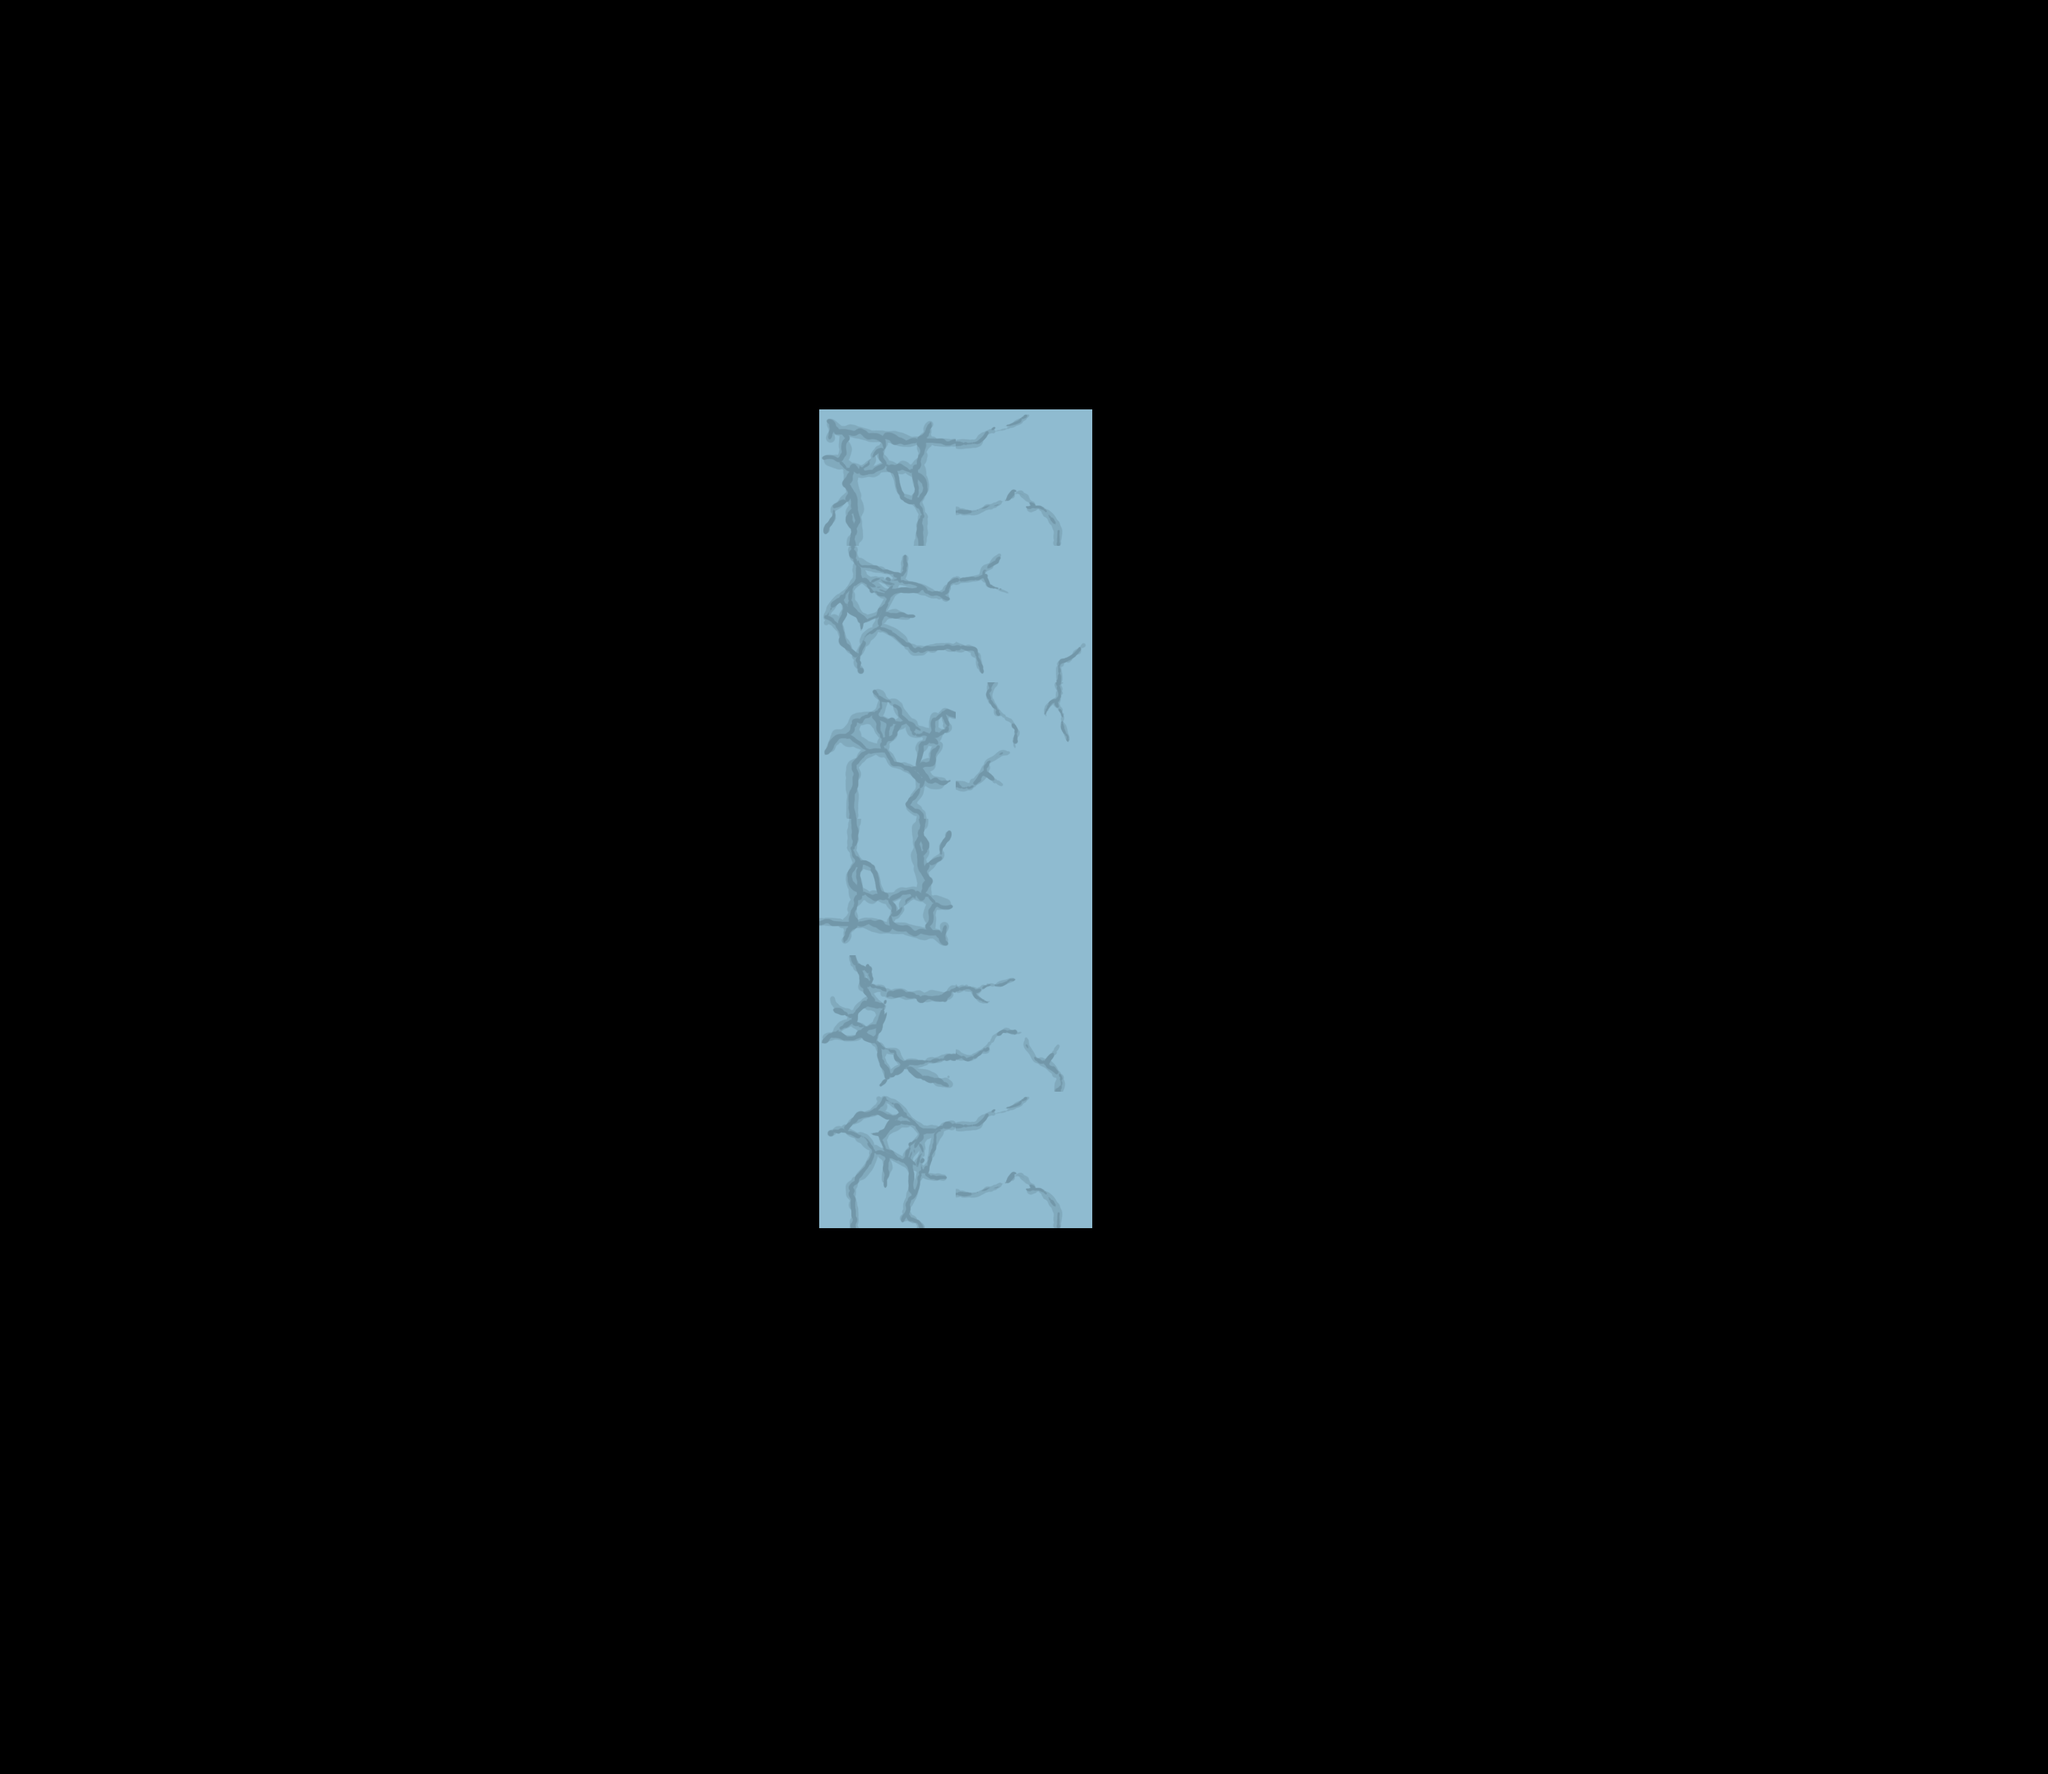

Below is a game level as drawn by its tile map, then a one-line description and the .tmx that defines it (tile-layer data replaced by summaries):
An orthogonal 15x13 tile map with 200x200 px tiles, 1 tile layer (Calque de Tile 1).

<map version="1.0" orientation="orthogonal" renderorder="right-down" width="15" height="13" tilewidth="200" tileheight="200" nextobjectid="1">
 <tileset firstgid="1" name="Gonfli" tilewidth="200" tileheight="200" tilecount="20">
  <tile id="0">
   <image width="200" height="200" source="../../Sprites/Back-Grass1.png" />
  </tile>
  <tile id="1">
   <image width="200" height="200" source="../../Sprites/Back-Grass2.png" />
  </tile>
  <tile id="2">
   <image width="200" height="200" source="../../Sprites/Back-Grass3.png" />
  </tile>
  <tile id="3">
   <image width="200" height="200" source="../../Sprites/Back-Grass4.png" />
  </tile>
  <tile id="4">
   <image width="200" height="200" source="../../Sprites/Back-Grass5.png" />
  </tile>
  <tile id="5">
   <image width="200" height="200" source="../../Sprites/FrontGrass1.png" />
  </tile>
  <tile id="6">
   <image width="200" height="200" source="../../Sprites/FrontGrass2.png" />
  </tile>
  <tile id="7">
   <image width="200" height="200" source="../../Sprites/FrontGrass3.png" />
  </tile>
  <tile id="8">
   <image width="200" height="200" source="../../Sprites/Ground-Blocks1.png" />
  </tile>
  <tile id="9">
   <image width="200" height="200" source="../../Sprites/Ground-Blocks2.png" />
  </tile>
  <tile id="10">
   <image width="200" height="200" source="../../Sprites/Ground-Blocks3.png" />
  </tile>
  <tile id="11">
   <image width="200" height="200" source="../../Sprites/Ground-Blocks4.png" />
  </tile>
  <tile id="12">
   <image width="200" height="200" source="../../Sprites/Ground-Blocks-Empty.png" />
  </tile>
  <tile id="13">
   <image width="200" height="200" source="../../Sprites/Ground-Blocks-Soft1.png" />
  </tile>
  <tile id="14">
   <image width="200" height="200" source="../../Sprites/Ground-Blocks-Soft2.png" />
  </tile>
  <tile id="15">
   <image width="200" height="200" source="../../Sprites/Ground-Blocks-Soft3.png" />
  </tile>
  <tile id="16">
   <image width="200" height="200" source="../../Sprites/Pic1.png" />
  </tile>
  <tile id="17">
   <image width="200" height="200" source="../../Sprites/Pic2.png" />
  </tile>
  <tile id="18">
   <image width="200" height="200" source="../../Sprites/Pic3.png" />
  </tile>
  <tile id="19">
   <image width="200" height="200" source="../../Sprites/Pic4.png" />
  </tile>
 </tileset>
 <layer name="Calque de Tile 1" width="15" height="13">
  <data>[195 cells, 12 non-empty, 8 distinct tile ids]</data>
 </layer>
</map>
